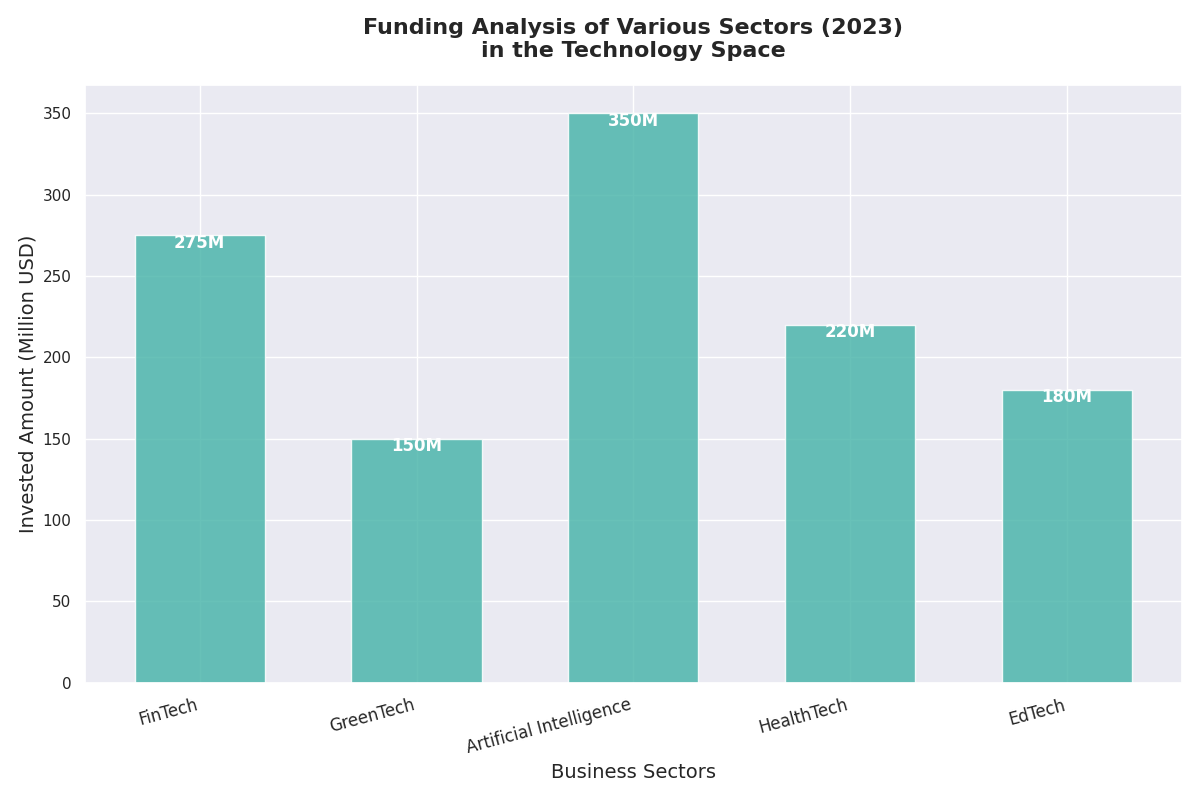

This chart was generated by the following Python code:
import matplotlib.pyplot as plt
import numpy as np

sectors = ['FinTech', 'GreenTech', 'Artificial Intelligence', 'HealthTech', 'EdTech']
funding_amounts = [275, 150, 350, 220, 180]
single_color = '#4DB6AC'  # Use a consistent color for all bars

fig, ax = plt.subplots(figsize=(12, 8))
bar_positions = np.arange(len(sectors))
bars = ax.bar(bar_positions, funding_amounts, color=single_color, alpha=0.85, width=0.6)

ax.set_xticks(bar_positions)
ax.set_xticklabels(sectors, rotation=15, ha='right', fontsize=12)

ax.set_title('Funding Analysis of Various Sectors (2023)\nin the Technology Space', fontsize=16, fontweight='bold', pad=20)
ax.set_xlabel('Business Sectors', fontsize=14)
ax.set_ylabel('Invested Amount (Million USD)', fontsize=14)

for bar in bars:
    height = bar.get_height()
    ax.text(bar.get_x() + bar.get_width() / 2, height - 10, f'{height}M', ha='center', va='bottom', fontsize=12, color='white', fontweight='bold')

plt.tight_layout()
plt.show()
